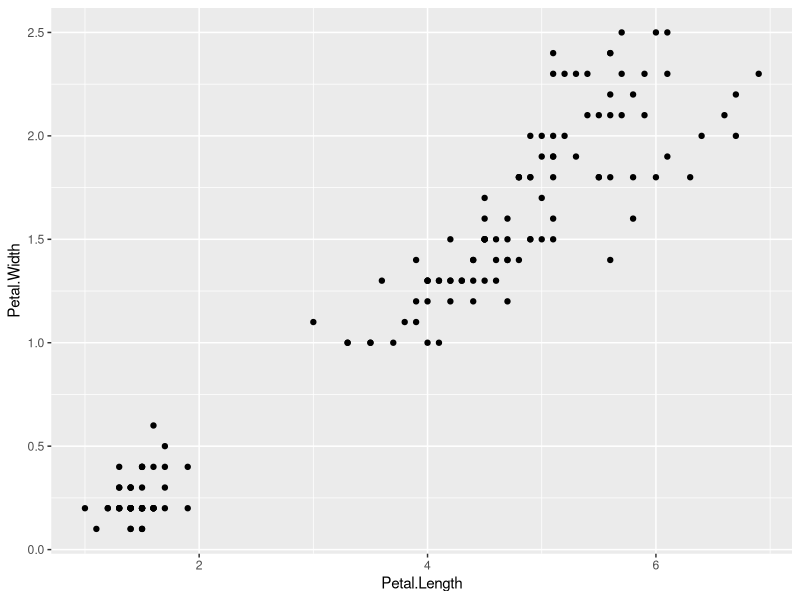
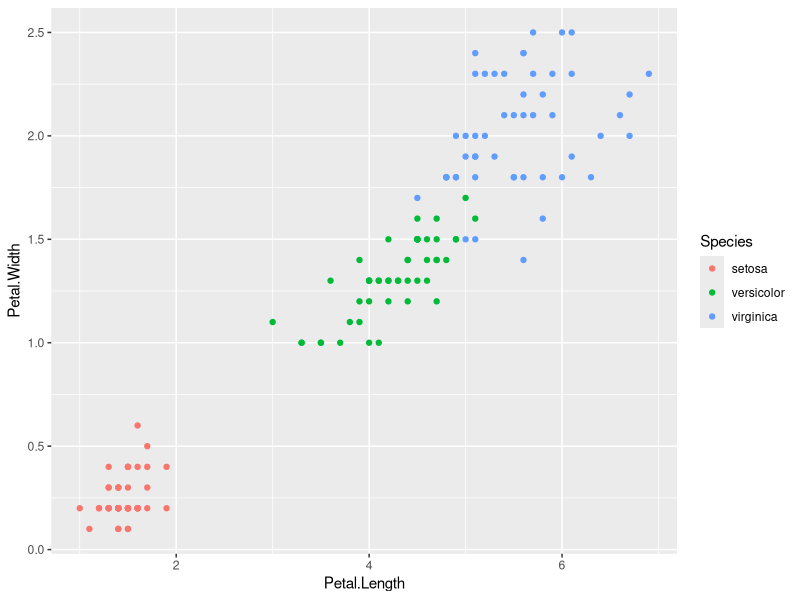
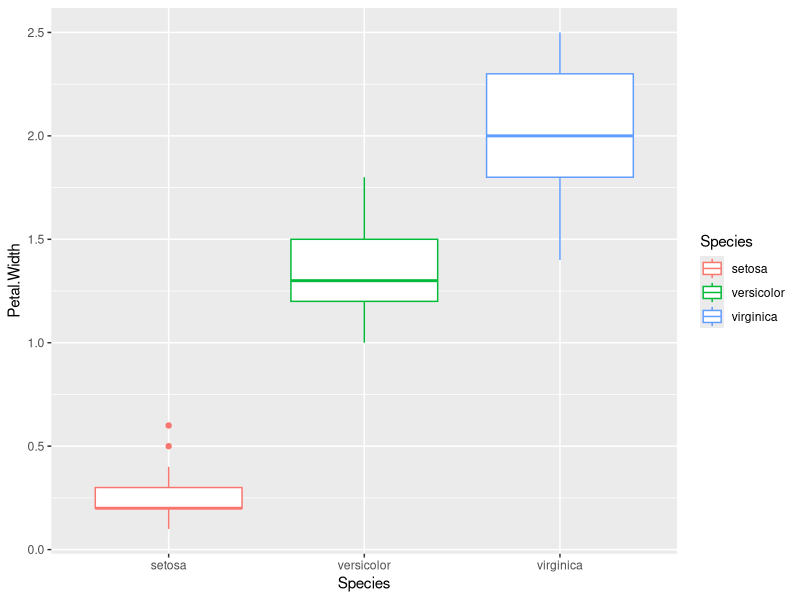
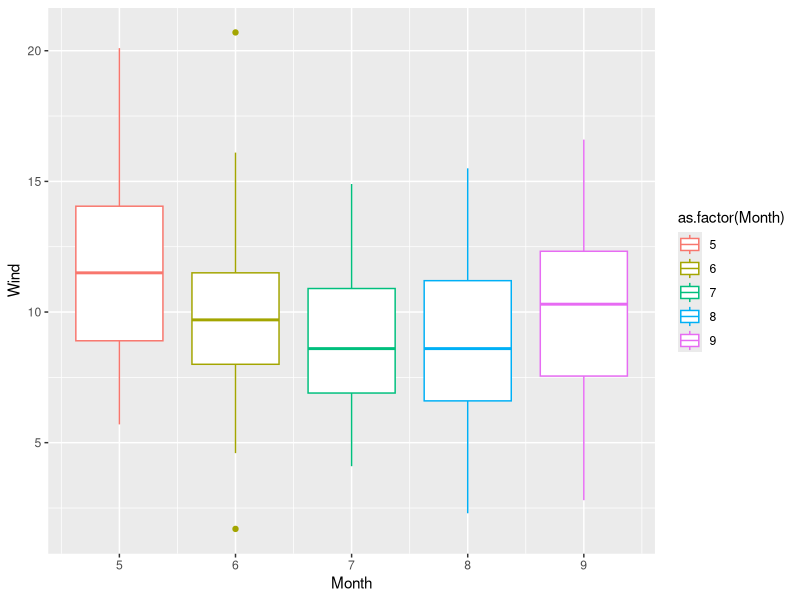
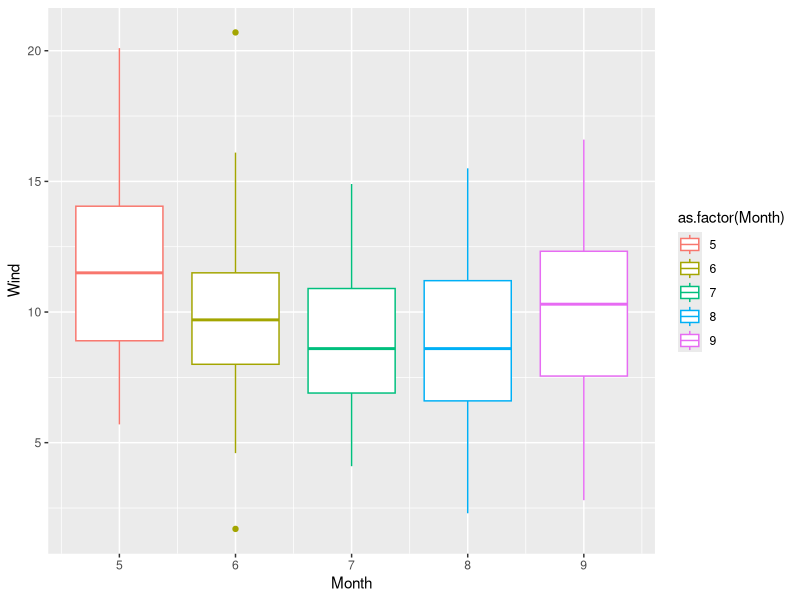
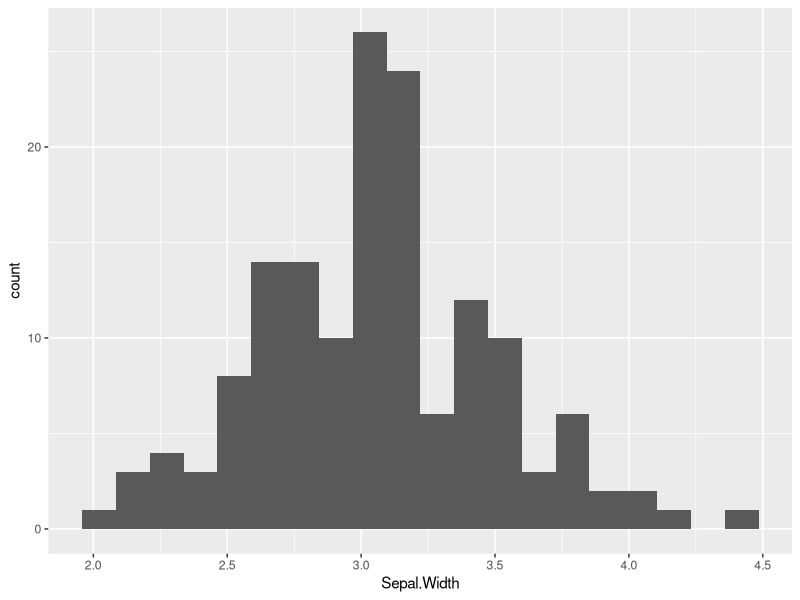
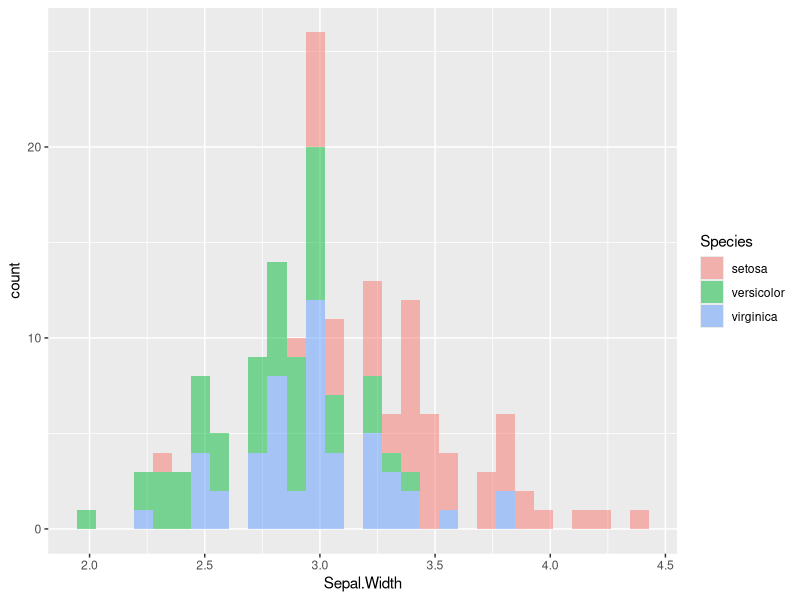
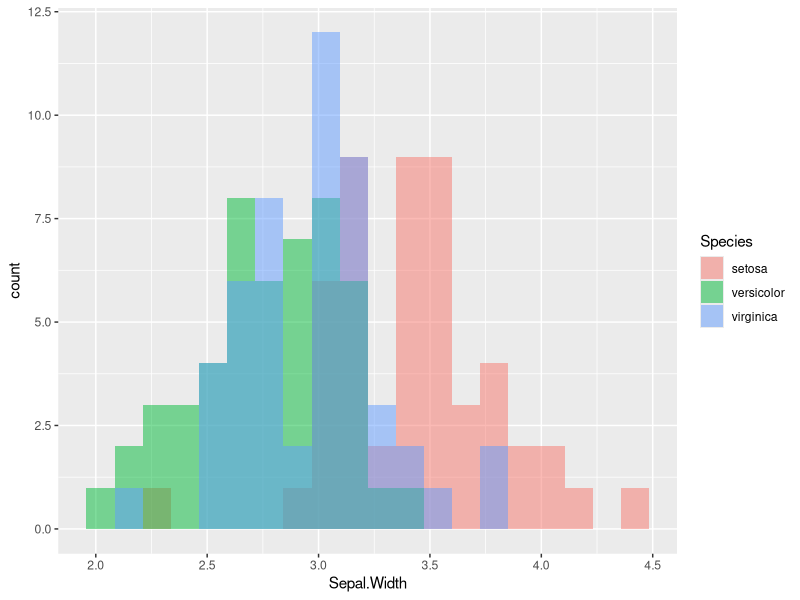

Recreate these plots in R, in order.
## ---- chunk 1
library(tidyverse)

#library(conflicted)
#filter <- dplyr::filter
## ---- chunk 2
# plot(iris$Petal.Length, iris$Petal.Width)

ggplot(iris, aes(x = Petal.Length, y = Petal.Width)) + 
  geom_point()
## ---- chunk 3
ggplot(iris, aes(x = Petal.Length, y = Petal.Width, color = Species)) + 
  geom_point()
## ---- chunk 4
iris %>% 
  ggplot(aes(x = Species, y = Petal.Width, color = Species)) + 
  geom_boxplot()
## ---- chunk 5
airquality %>% head(n=3)
## ---- chunk 6
ggplot(airquality, aes(x = Month, y = Wind, color = as.factor(Month))) + 
  geom_boxplot()

airquality %>% 
  ggplot(aes(x = Month, y = Wind, color = as.factor(Month))) + 
    geom_boxplot()
## ---- chunk 7
ggplot(iris, aes(x = Sepal.Width)) + 
  geom_histogram(bins = 20)
## ---- chunk 8
# default histogram
ggplot(iris, aes(x = Sepal.Width, fill = Species)) + 
  geom_histogram(alpha = 0.5)
## ---- chunk 9
# use position = 'identity' for overlapping histograms
ggplot(iris, aes(x = Sepal.Width, fill = Species)) + 
  geom_histogram(position = 'identity', alpha = 0.5, bins = 20)
## ---- chunk 10
ggplot(iris, aes(x = Sepal.Width, fill = Species, color = Species)) + 
  geom_density(alpha = 0.5)
## ---- chunk 11
airquality %>% 
  ggplot(aes(x = Temp)) + 
  geom_density()
## ---- chunk 12
ggplot(iris[1:125,], aes(x = Species, fill = Species)) + 
  geom_bar()
## ---- chunk 13
### geom_bar()
iris %>%
  count(Species) %>%

# have to give the count as the argument for y now
ggplot(aes(x = Species, y = n, fill = Species)) + 
  geom_bar(stat = 'identity')

### geom_col()
iris %>%
  count(Species) %>%
  
ggplot(aes(x = Species, y = n, fill = Species)) + 
  geom_col()
## ---- chunk 14
ggplot(iris, aes(x = Sepal.Width, y = Sepal.Length, color = Species)) + 
  geom_point()
## ---- chunk 15
  ggplot(iris, aes(x = Sepal.Width, y = Sepal.Length, color = Species)) + 
    geom_point() +
    geom_line()

iris %>% 
  filter(Species != "versicolor") %>% 
  ggplot(aes(x = Sepal.Width, y = Sepal.Length, color = Species)) + 
    geom_point() +
    geom_line()
## ---- chunk 16
airquality %>% head()

airquality %>% 
  ggplot(aes(x = Wind, y = Temp, colour = Month)) +
  geom_point()
## ---- chunk 17
# with line of best fit
ggplot(iris, aes(x = Sepal.Width, y = Sepal.Length)) + 
  geom_point() + 
  geom_smooth(method = lm)

# if you color by something, each subgroup will automatically get it's own line
ggplot(iris, aes(x = Sepal.Width, y = Sepal.Length, color = Species)) + 
  geom_point() + 
  geom_smooth(method = lm)
## ---- chunk 18
airquality %>% 
  ggplot(aes(x = Wind, y = Temp)) +
  geom_point() + 
  geom_smooth(method = lm)

airquality %>% 
  ggplot(aes(x = Wind, y = Temp, color = as.factor(Month))) +
  geom_point() + 
  geom_smooth(method = lm)
## ---- chunk 19
ggplot(iris, aes(x = Species, y = Petal.Length, color = Species)) + 
  geom_boxplot() +
  geom_jitter(width = 0.2)
## ---- chunk 20
ggplot(iris, aes(x = Species, y = Petal.Length, fill = Species)) + 
  geom_violin()
## ---- chunk 21
ggplot(iris, aes(x = Species, y = Petal.Length, fill = Species)) + 
  geom_violin() + 
  geom_jitter()
## ---- chunk 22
# uncomment and install if you want
# install.packages('ggbeeswarm')
## ---- chunk 23
library(ggbeeswarm)

# example 1
ggplot(iris, aes(x = Species, y = Petal.Length, fill = Species)) + 
  geom_violin() + 
  geom_quasirandom()

# example 2 with modified method
ggplot(iris, aes(x = Species, y = Petal.Length, fill = Species)) + 
  geom_violin() + 
  geom_quasirandom(method = 'smiley')
## ---- chunk 24
ggplot(iris, aes(x = Sepal.Width, y = Sepal.Length, color = Species)) + 
  geom_point() +
  facet_wrap( ~ Species) +
  geom_smooth(method = lm) +
  theme_classic()
## ---- chunk 25
ggplot(iris, aes(x = Sepal.Width, y = Sepal.Length, shape = Species)) + 
  geom_point()
## ---- chunk 26
ggplot(iris, aes(x = Sepal.Width, y = Sepal.Length, size = Species)) + 
  geom_point()
## ---- chunk 27
ggplot(iris, aes(x = Sepal.Width, y = Sepal.Length, 
                 color = Petal.Width, 
                 shape = Species, 
                 size = Species)) + 
  geom_point()
## ---- chunk 28
# where we've had it
ggplot(iris, aes(x = Petal.Length, y = Petal.Width, color = Species)) + geom_point()

# I just want my points to be another color
ggplot(iris, aes(x = Petal.Length, y = Petal.Width)) + geom_point(color = 'deepskyblue')

# BUT if I put color = 'deepskyblue' instead an aes() it won't work; ggplot thinks it's a data feature
ggplot(iris, aes(x = Petal.Length, y = Petal.Width, color = 'deepskyblue')) + geom_point()

# ALSO if I DON'T put color = Species inside aes() it throws an error
# uncomment the line below and try
#ggplot(iris, aes(x = Petal.Length, y = Petal.Width)) + geom_point(color = 'Species')
## ---- chunk 29
# inside ggplot()
ggplot(iris, aes(x = Petal.Length, y = Petal.Width, color = Species)) + geom_point()

# inside geom_point()
ggplot(iris) + geom_point(aes(x = Petal.Length, y = Petal.Width, color = Species))
## ---- chunk 30
# without transparency
ggplot(iris, aes(x = Sepal.Width, y = Sepal.Length, color = Species)) + geom_point(size = 6)

# with transparency
ggplot(iris, aes(x = Sepal.Width, y = Sepal.Length, color = Species)) + geom_point(size = 6, alpha = 0.6)
## ---- chunk 31
ggplot(iris, aes(x = Sepal.Width, fill = Species)) + 
  geom_density() + 
  facet_grid(. ~ Species)
## ---- chunk 32
ggplot(iris, aes(x = Sepal.Width, fill = Species)) + geom_density() + facet_grid(Species ~ .)
## ---- chunk 33
ggplot(iris, aes(x = Sepal.Width, fill = Species)) + geom_density() + facet_wrap(. ~ Species)
## ---- chunk 34
# plot before labelling
ggplot(iris, aes(x = Sepal.Width, y = Sepal.Length, color = Species)) + geom_density_2d()

# with labels added
ggplot(iris, aes(x = Sepal.Width, y = Sepal.Length, color = Species)) + geom_point() + 
  labs(x = 'sepal width (cm)', y = 'sepal length (cm)', color = 'species')
## ---- chunk 35
ggplot(iris, aes(x = Sepal.Width, y = Sepal.Length, color = Species)) + geom_point() +
  scale_x_continuous(name = 'sepal width (cm)') +
  scale_y_continuous('sepal length (cm)') +
  scale_color_discrete('species')
## ---- chunk 36
# default theme
ggplot(iris, aes(x = Sepal.Width, y = Sepal.Length, color = Species)) + geom_point()
## ---- chunk 37
ggplot(iris, aes(x = Sepal.Width, y = Sepal.Length, color = Species)) + 
  geom_point() + 
  theme_classic()
## ---- chunk 38
ggplot(iris, aes(x = Sepal.Width, y = Sepal.Length, color = Species)) + geom_point() + theme_minimal()
## ---- chunk 39
ggplot(iris, aes(x = Sepal.Width, y = Sepal.Length, color = Species)) + geom_point() + theme_bw()
## ---- chunk 40
#install.packages('viridis')
## ---- chunk 41
library(viridis)
## ---- chunk 42
# two different ways of specifying a discrete scale; continuous is the default
ggplot(iris, aes(x = Sepal.Width, y = Sepal.Length, color = Species)) + 
  geom_point(size = 4) + 
  scale_color_viridis(discrete = TRUE)

### OR

ggplot(iris, aes(x = Sepal.Width, y = Sepal.Length, color = Species)) + geom_point(size = 4) + scale_color_viridis_d()
## ---- chunk 43
# default ggplot() continuous color scale
ggplot(iris, aes(x = Sepal.Width, y = Sepal.Length, color = Petal.Length)) + geom_point(size = 4)

# viridis continuous color scale
ggplot(iris, aes(x = Sepal.Width, y = Sepal.Length, color = Petal.Length)) + geom_point(size = 4) + scale_color_viridis()
